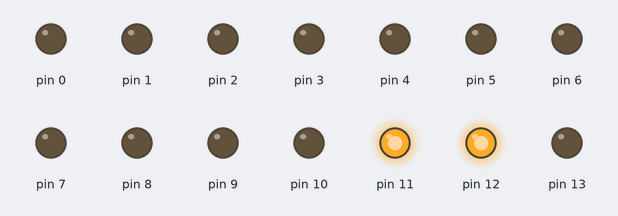
The sketch below on a simulated Arduino Uno, built with avr-gcc and run on an emulated ATmega328P. Shown: output pins drawn as LEDs (lit = HIGH).

Above: at 2.5 s.
At 7.5 s:
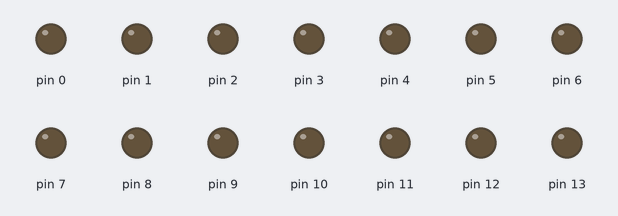
Timing chart, 0 to 13.0 s (numbered marks = the images above):
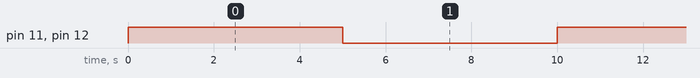

The sketch:

pcb_testing.ino
```cpp
void setup() {
  // write all the pins to low to avoid bad signals
  int i;
  for (i = 0; i < 54; i++)
  {
    pinMode(i, OUTPUT);
    digitalWrite(i, LOW);
  }


}

void loop()
{
  digitalWrite(12, HIGH);
  digitalWrite(11, HIGH);
  // digitalWrite(10, HIGH);
  // digitalWrite(9, HIGH);
  // digitalWrite(8, HIGH);
  // digitalWrite(7, HIGH);
  // digitalWrite(6, HIGH);

  // digitalWrite(30, HIGH);
  // digitalWrite(31, HIGH);
  // digitalWrite(32, HIGH);
  // digitalWrite(33, HIGH);
  // digitalWrite(34, HIGH);
  // digitalWrite(35, HIGH);
  // digitalWrite(36, HIGH);
  // digitalWrite(37, HIGH);
  //
  // digitalWrite(44, HIGH);

  delay(5000);

  digitalWrite(12, LOW);
  digitalWrite(11, LOW);
  // digitalWrite(10, LOW);
  // digitalWrite(9, LOW);
  // digitalWrite(8, LOW);
  // digitalWrite(7, LOW);
  // digitalWrite(6, LOW);

  // digitalWrite(30, LOW);
  // digitalWrite(31, LOW);
  // digitalWrite(32, LOW);
  // digitalWrite(33, LOW);
  // digitalWrite(34, LOW);
  // digitalWrite(35, LOW);
  // digitalWrite(36, LOW);
  // digitalWrite(37, LOW);
  //
  // digitalWrite(44, LOW);

  delay(5000);

}
```

Measured:
- by itself, pin 11, pin 12: alternates HIGH for 5.0 s and LOW for 5.0 s
